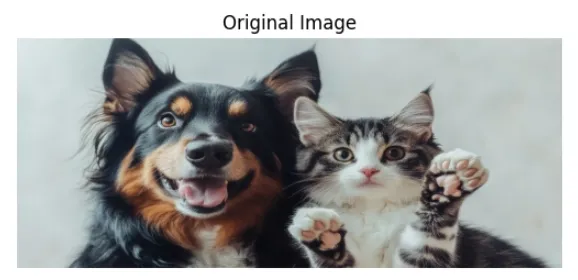
#> input picture point4/blur1.webp, 578 x 280 px
$ jupyter execute inpainting.ipynb
#> lines starting #> are read from the running program, lines starting #| are printed output that depends on the picture; after the words box and inside, x2 and y2 are one past the last pixel; in counts of white or black regions, pixels touching at a corner belong together
[cell 1]
import cv2
import numpy as np

# reading the damaged image
damaged_img = cv2.imread(filename=r"blur1.webp")
#> damaged_img is the input picture: shape (280, 578, 3); mean B, G, R 163.9, 165, 163.4

# get the shape of the image
height, width = damaged_img.shape[0], damaged_img.shape[1]
#> height = 280; width = 578

# Converting all pixels greater than zero to black while black becomes white
for i in range(height):
    for j in range(width):
        if damaged_img[i, j].sum() > 0:
            damaged_img[i, j] = 0
        else:
            damaged_img[i, j] = [255, 255, 255]
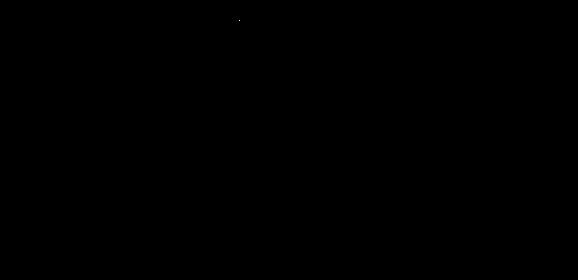
#> damaged_img: shape (280, 578, 3); 0% white in thin lines or dots, all inside (x1, y1, x2, y2) = (239, 20, 240, 21)

# saving the mask
mask = damaged_img
cv2.imwrite('blur1.webp', mask)

# displaying mask
cv2.imshow("damaged image mask", mask)
cv2.waitKey(0)
cv2.destroyAllWindows()
